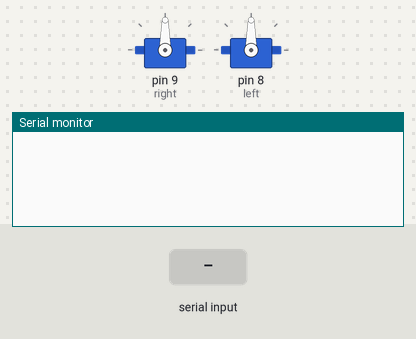
Recording of a sketch running on a simulated Arduino Uno, built with avr-gcc and run on an emulated ATmega328P. Parts: 2 × servo, the last lines printed to the serial monitor. The inputs (shaded band) are chosen by the test bench.

Above: at 1.2 s.
1.3 s: "lu\n" received over Serial
At 3.1 s:
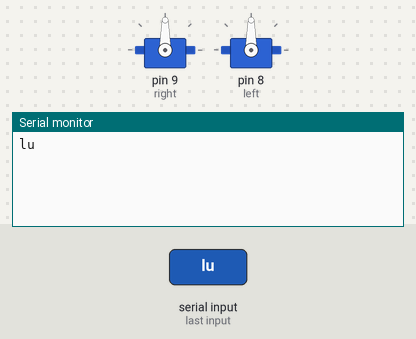
3.8 s: "ld\n" received over Serial
At 6.0 s:
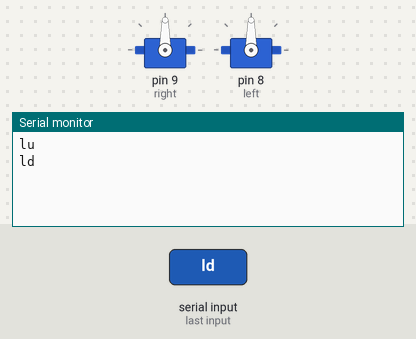
6.3 s: "ru\n" received over Serial
At 8.1 s:
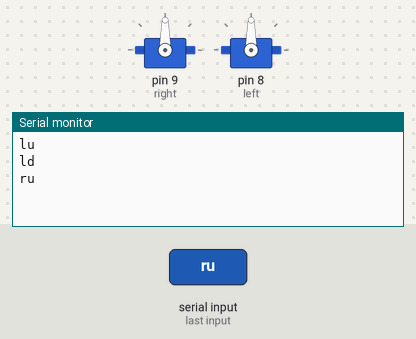

The sketch:

controller_dual_stick.ino
```cpp
#include <Servo.h>

Servo left;
Servo right;

unsigned int rp = 0;
unsigned int lp = 160;
String command;

void setup() {
  right.attach(9);
  left.attach(8);
  //right.write(80);
  //left.write(80);
  //delay(500);
  //right.write(0);
  //left.write(160);
  //delay(250);

  //right.write(160);
  Serial.begin(9600);
}

void loop() {
  if (Serial.available() > 0) {
    command = Serial.readStringUntil('\r').c_str();
    Serial.print(command);
    if (command == "lu" && lp < 160) {
      lp += 5;
      left.write(lp);
    }
    if (command == "ld" && lp > 0) {
      lp -= 5;
      left.write(lp);
    }
    else if (command == "ru" && rp > 0) {
      rp -=5;
      right.write(rp);
    }
    else if (command == "rd" && rp < 160) {
      rp += 5;
      right.write(rp);
    }
  }
  //delay(5);

}
```

Measured:
- after the input at 1.3 s, the serial monitor: prints a new line after 1.0 s (image 1)
- after the input at 3.8 s, the serial monitor: prints a new line after 1.0 s (image 2)
- after the input at 6.3 s, the serial monitor: prints a new line after 1.0 s (image 3)
